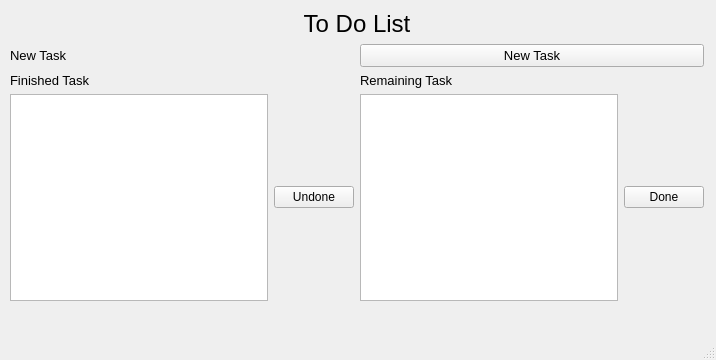
<?xml version="1.0" encoding="UTF-8"?>
<ui version="4.0">
 <class>MainWindow</class>
 <widget class="QMainWindow" name="MainWindow">
  <property name="geometry">
   <rect>
    <x>0</x>
    <y>0</y>
    <width>716</width>
    <height>360</height>
   </rect>
  </property>
  <property name="windowTitle">
   <string>MainWindow</string>
  </property>
  <widget class="QWidget" name="centralwidget">
   <widget class="QWidget" name="layoutWidget">
    <property name="geometry">
     <rect>
      <x>10</x>
      <y>10</y>
      <width>694</width>
      <height>291</height>
     </rect>
    </property>
    <layout class="QVBoxLayout" name="verticalLayout_4">
     <item>
      <widget class="QLabel" name="to_do_list">
       <property name="font">
        <font>
         <pointsize>18</pointsize>
        </font>
       </property>
       <property name="text">
        <string>To Do List</string>
       </property>
       <property name="alignment">
        <set>Qt::AlignCenter</set>
       </property>
      </widget>
     </item>
     <item>
      <layout class="QVBoxLayout" name="verticalLayout_3">
       <item>
        <layout class="QHBoxLayout" name="horizontalLayout_3">
         <item>
          <widget class="QLabel" name="new_task">
           <property name="font">
            <font>
             <pointsize>10</pointsize>
            </font>
           </property>
           <property name="text">
            <string>New Task</string>
           </property>
          </widget>
         </item>
         <item>
          <widget class="QPushButton" name="pushButton">
           <property name="font">
            <font>
             <pointsize>10</pointsize>
            </font>
           </property>
           <property name="text">
            <string>New Task</string>
           </property>
          </widget>
         </item>
        </layout>
       </item>
       <item>
        <layout class="QHBoxLayout" name="horizontalLayout_4">
         <item>
          <layout class="QVBoxLayout" name="verticalLayout">
           <item>
            <widget class="QLabel" name="finished_task">
             <property name="font">
              <font>
               <pointsize>10</pointsize>
              </font>
             </property>
             <property name="text">
              <string>Finished Task</string>
             </property>
            </widget>
           </item>
           <item>
            <layout class="QHBoxLayout" name="horizontalLayout">
             <item>
              <widget class="QListWidget" name="finished_list"/>
             </item>
             <item>
              <widget class="QPushButton" name="pushButton_2">
               <property name="text">
                <string>Undone</string>
               </property>
              </widget>
             </item>
            </layout>
           </item>
          </layout>
         </item>
         <item>
          <layout class="QVBoxLayout" name="verticalLayout_2">
           <item>
            <widget class="QLabel" name="remaining_task">
             <property name="font">
              <font>
               <pointsize>10</pointsize>
              </font>
             </property>
             <property name="text">
              <string>Remaining Task</string>
             </property>
            </widget>
           </item>
           <item>
            <layout class="QHBoxLayout" name="horizontalLayout_2">
             <item>
              <widget class="QListWidget" name="remaining_list"/>
             </item>
             <item>
              <widget class="QPushButton" name="pushButton_3">
               <property name="text">
                <string>Done</string>
               </property>
              </widget>
             </item>
            </layout>
           </item>
          </layout>
         </item>
        </layout>
       </item>
      </layout>
     </item>
    </layout>
   </widget>
  </widget>
  <widget class="QMenuBar" name="menubar">
   <property name="geometry">
    <rect>
     <x>0</x>
     <y>0</y>
     <width>716</width>
     <height>21</height>
    </rect>
   </property>
  </widget>
  <widget class="QStatusBar" name="statusbar"/>
 </widget>
 <resources/>
 <connections/>
</ui>
